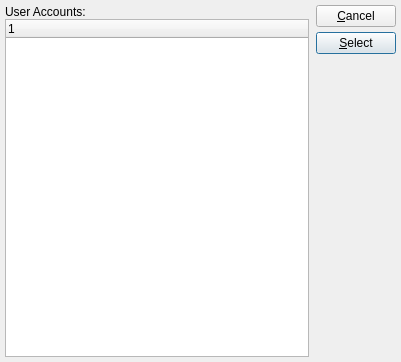
<?xml version="1.0" encoding="UTF-8"?>
<ui version="4.0">
 <comment>This file is part of the xTuple ERP: PostBooks Edition, a free and
open source Enterprise Resource Planning software suite,
Copyright (c) 1999-2019 by OpenMFG LLC, d/b/a xTuple.
It is licensed to you under the Common Public Attribution License
version 1.0, the full text of which (including xTuple-specific Exhibits)
is available at www.xtuple.com/CPAL.  By using this software, you agree
to be bound by its terms.</comment>
 <class>userList</class>
 <widget class="QDialog" name="userList">
  <property name="geometry">
   <rect>
    <x>0</x>
    <y>0</y>
    <width>401</width>
    <height>362</height>
   </rect>
  </property>
  <property name="windowTitle">
   <string>User Account List</string>
  </property>
  <layout class="QHBoxLayout">
   <property name="spacing">
    <number>7</number>
   </property>
   <property name="margin">
    <number>5</number>
   </property>
   <item>
    <layout class="QVBoxLayout">
     <property name="spacing">
      <number>0</number>
     </property>
     <property name="margin">
      <number>0</number>
     </property>
     <item>
      <widget class="QLabel" name="_userLit">
       <property name="text">
        <string>User Accounts:</string>
       </property>
      </widget>
     </item>
     <item>
      <widget class="XTreeWidget" name="_usr"/>
     </item>
    </layout>
   </item>
   <item>
    <layout class="QVBoxLayout">
     <property name="spacing">
      <number>0</number>
     </property>
     <property name="margin">
      <number>0</number>
     </property>
     <item>
      <layout class="QVBoxLayout">
       <property name="spacing">
        <number>5</number>
       </property>
       <property name="margin">
        <number>0</number>
       </property>
       <item>
        <widget class="QPushButton" name="_close">
         <property name="text">
          <string>&amp;Cancel</string>
         </property>
        </widget>
       </item>
       <item>
        <widget class="QPushButton" name="_select">
         <property name="text">
          <string>&amp;Select</string>
         </property>
         <property name="autoDefault">
          <bool>true</bool>
         </property>
         <property name="default">
          <bool>true</bool>
         </property>
        </widget>
       </item>
      </layout>
     </item>
     <item>
      <spacer>
       <property name="orientation">
        <enum>Qt::Vertical</enum>
       </property>
       <property name="sizeType">
        <enum>QSizePolicy::Expanding</enum>
       </property>
       <property name="sizeHint" stdset="0">
        <size>
         <width>10</width>
         <height>51</height>
        </size>
       </property>
      </spacer>
     </item>
    </layout>
   </item>
  </layout>
 </widget>
 <layoutdefault spacing="6" margin="11"/>
 <customwidgets>
  <customwidget>
   <class>XTreeWidget</class>
   <extends>QTreeWidget</extends>
   <header>xtreewidget.h</header>
   <container>1</container>
  </customwidget>
 </customwidgets>
 <resources/>
 <connections>
  <connection>
   <sender>_usr</sender>
   <signal>valid(bool)</signal>
   <receiver>_select</receiver>
   <slot>setEnabled(bool)</slot>
   <hints>
    <hint type="sourcelabel">
     <x>20</x>
     <y>20</y>
    </hint>
    <hint type="destinationlabel">
     <x>20</x>
     <y>20</y>
    </hint>
   </hints>
  </connection>
  <connection>
   <sender>_usr</sender>
   <signal>itemSelected(int)</signal>
   <receiver>_select</receiver>
   <slot>animateClick()</slot>
   <hints>
    <hint type="sourcelabel">
     <x>20</x>
     <y>20</y>
    </hint>
    <hint type="destinationlabel">
     <x>20</x>
     <y>20</y>
    </hint>
   </hints>
  </connection>
  <connection>
   <sender>_close</sender>
   <signal>clicked()</signal>
   <receiver>userList</receiver>
   <slot>reject()</slot>
   <hints>
    <hint type="sourcelabel">
     <x>20</x>
     <y>20</y>
    </hint>
    <hint type="destinationlabel">
     <x>20</x>
     <y>20</y>
    </hint>
   </hints>
  </connection>
 </connections>
</ui>
